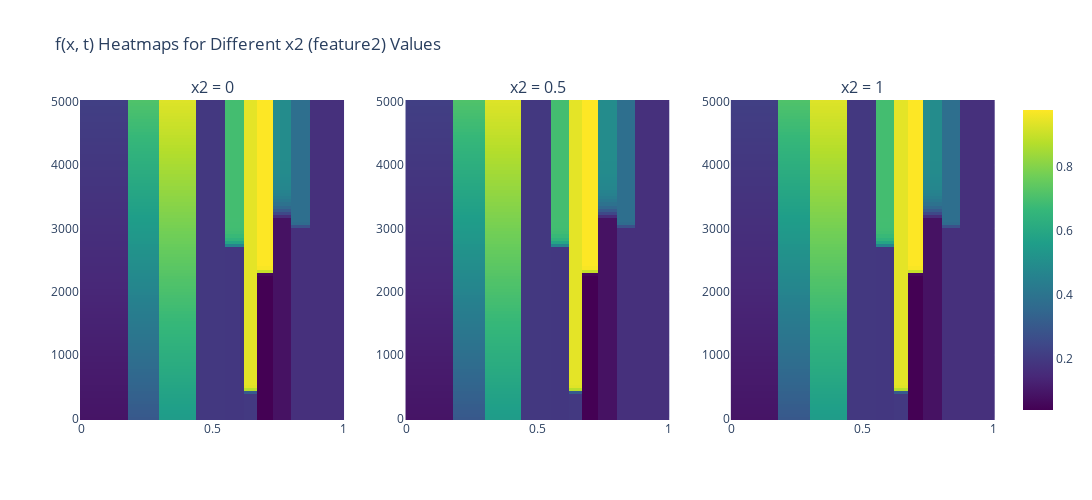

This figure's notebook cell:
### Code cell
# Import your RoelfesEmulator class here
# from your_module import RoelfesEmulator

# Setup
observations = 100
feature1 = np.linspace(0, 1, observations)
feature2_vals = [0, 0.5, 1]  # Pick 3 values

# Initialize emulator
em = RoelfesEmulator(dim=2, space_complexity=10, use_torch=False)
t_vals = em.t_vals  # use internal t_vals

# Create subplots: 1 row, 3 cols
fig = sp.make_subplots(rows=1, cols=3, subplot_titles=[f"x2 = {val}" for val in feature2_vals])

for i, x2_val in enumerate(feature2_vals):
    # Create features
    fixed_feature2 = np.full_like(feature1, x2_val)
    features = np.column_stack((feature1, fixed_feature2))  # shape (100, 2)

    # Evaluate using emulator
    Y = em.yield_calc(features)  # shape (100, 300)

    # Add heatmap to subplot (transpose for proper axis orientation)
    fig.add_trace(
        go.Heatmap(z=Y.T, x=feature1, y=t_vals, colorscale='Viridis', showscale=(i == 2)),
        row=1, col=i + 1
    )

# Layout tweaks
fig.update_layout(
    title="f(x, t) Heatmaps for Different x2 (feature2) Values",
    height=500,
    width=1200,
)

fig.show()
